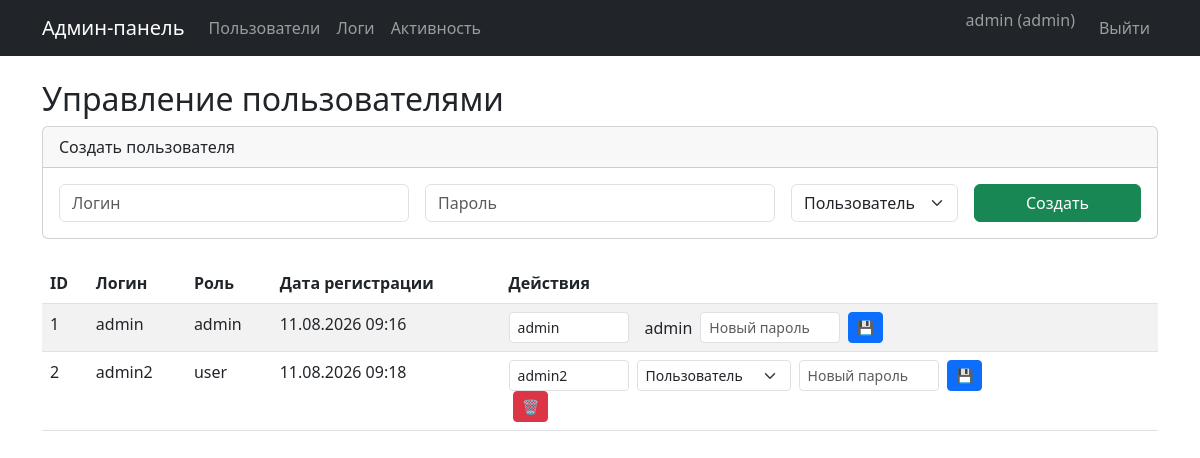
Page /users/ (signed in) on the committed database.
### models.py (models this page shows)
class User(UserMixin, db.Model):
    __tablename__ = 'users'
    id = db.Column(db.Integer, primary_key=True)
    username = db.Column(db.String(80), unique=True, nullable=False)
    password_hash = db.Column(db.String(256), nullable=False)
    role = db.Column(db.String(20), default='user')
    created_at = db.Column(db.DateTime, default=datetime.utcnow)
    sessions = db.relationship('UserSession', backref='user', lazy=True)

### users.py (the view)
@users_bp.route('/')
@login_required
def user_list():
    users = User.query.all()
    active_session = UserSession.query.filter_by(
        user_id=current_user.id, is_active=True
    ).order_by(UserSession.login_time.desc()).first()
    current_session_id = active_session.id if active_session else None
    return render_template('users.html', users=users, current_session_id=current_session_id)

### templates/users.html (shortened to what this page needs)
{% extends 'base.html' %}
{% block content %}
<h2>Управление пользователями</h2>
{% if current_user.role == 'admin' %}
<div class="card mb-4">
    <div class="card-header">Создать пользователя</div>
    <div class="card-body">
        <form method="POST" action="{{ url_for('users.create_user') }}" class="row g-3">
            <div class="col-md-4">
                <input type="text" name="username" class="form-control" placeholder="Логин" required>
            </div>
            <div class="col-md-4">
                <input type="password" name="password" class="form-control" placeholder="Пароль" required>
            </div>
            <div class="col-md-2">
                <select name="role" class="form-select">
                    <option value="user">Пользователь</option>
                </select>
            </div>
            <div class="col-md-2">
                <button type="submit" class="btn btn-success w-100">Создать</button>
            </div>
        </form>
    </div>
</div>
{% endif %}
<table class="table table-striped table-hover">
    <thead>
        <tr>
            <th>ID</th>
            <th>Логин</th>
            <th>Роль</th>
            <th>Дата регистрации</th>
            {% if current_user.role == 'admin' %}
            <th>Действия</th>
            {% endif %}
        </tr>
    </thead>
    <tbody>
        {% for user in users %}
        <tr>
            <td>{{ user.id }}</td>
            <td>{{ user.username }}</td>
            <td>{{ user.role }}</td>
            <td>{{ user.created_at.strftime('%d.%m.%Y %H:%M') if user.created_at else '' }}</td>
            {% if current_user.role == 'admin' %}
            <td>
                <form method="POST" action="{{ url_for('users.edit_user', user_id=user.id) }}" class="d-flex flex-wrap gap-2 align-items-center">
                    <input type="text" name="username" value="{{ user.username }}" class="form-control form-control-sm" style="width: 120px;" required>
                    {% if user.id != current_user.id %}
                    <select name="role" class="form-select form-select-sm" style="width: auto;">
                        <option value="user" {% if user.role == 'user' %}selected{% endif %}>Пользователь</option>
                    </select>
                    {% else %}
                    <span class="align-self-center ms-2">{{ user.role }}</span>
                    {% endif %}
                    <input type="password" name="password" class="form-control form-control-sm" placeholder="Новый пароль" style="width: 140px;">
                    <button type="submit" class="btn btn-sm btn-primary" title="Сохранить">💾</button>
                </form>
                {% if user.role != 'admin' and user.id != current_user.id %}
                <a href="{{ url_for('users.delete_user', user_id=user.id) }}" class="btn btn-sm btn-danger ms-1"
                   onclick="return confirm('Удалить пользователя {{ user.username }}?')">🗑️</a>
                {% endif %}
            </td>
            {% endif %}
        </tr>
        {% endfor %}
    </tbody>
</table>
{% endblock %}

### templates/base.html (shortened to what this page needs)
<!DOCTYPE html>
<html lang="ru">
<head>
    <link href="https://cdn.jsdelivr.net/npm/bootstrap@5.3.0/dist/css/bootstrap.min.css" rel="stylesheet">
</head>
<body>
    <nav class="navbar navbar-expand-lg navbar-dark bg-dark mb-4">
        <div class="container">
            <a class="navbar-brand" href="/">Админ-панель</a>
            <div class="collapse navbar-collapse" id="navbarNav">
                <ul class="navbar-nav me-auto">
                    {% if current_user.is_authenticated and current_user.role == 'admin' %}
                    <li class="nav-item">
                        <a class="nav-link" href="{{ url_for('users.user_list') }}">Пользователи</a>
                    </li>
                    <li class="nav-item">
                        <a class="nav-link" href="{{ url_for('logs.view_logs') }}">Логи</a>
                    </li>
                    <li class="nav-item">
                        <a class="nav-link" href="{{ url_for('activity.user_activity') }}">Активность</a>
                    </li>
                    {% endif %}
                </ul>
                <ul class="navbar-nav">
                    {% if current_user.is_authenticated %}
                    <li class="nav-item">
                        <span class="navbar-text me-3">{{ current_user.username }} ({{ current_user.role }})</span>
                    </li>
                    <li class="nav-item">
                        <a class="nav-link" href="{{ url_for('auth.logout') }}">Выйти</a>
                    </li>
                    {% else %}
                    <li class="nav-item">
                        <a class="nav-link" href="{{ url_for('auth.login') }}">Войти</a>
                    </li>
                    {% endif %}
                </ul>
            </div>
        </div>
    </nav>
    <div class="container">
        {% block content %}{% endblock %}
    </div>
</body>
</html>

### rows in the picture
User: username "admin", role "admin", id "1", created_at "11.08.2026 09:16"
User: id "2", username "admin2", role "user", created_at "11.08.2026 09:18", role "Пользователь"
